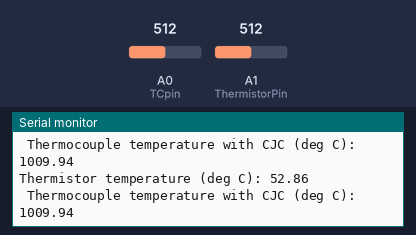
Simulated run of this sketch. Board: Arduino Uno, built with avr-gcc and run on an emulated ATmega328P. On the bench: the last lines printed to the serial monitor. Inputs (shaded band) come from the test bench; at power-on: A0 (TCpin) = 512, A1 (ThermistorPin) = 512.

Above: at 1.8 s.
1.9 s: A0 (TCpin) set to 665
At 2.9 s:
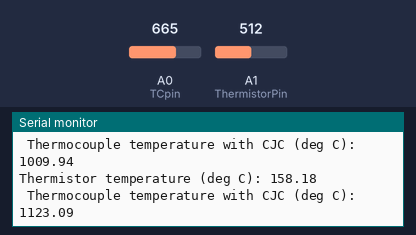
3.4 s: A0 (TCpin) set to 691
At 5.0 s:
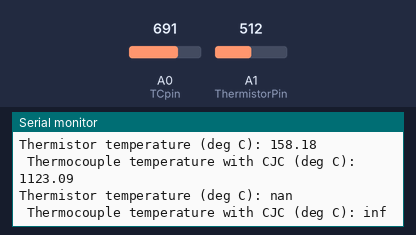

Measured:
- the behaviour switches between 675 and 676 on A0 (TCpin) (found by bisection; images 1 and 2)
- after the input at 1.9 s, the serial monitor: prints a new line after 0.18 s (image 1)
- after the input at 3.4 s, the serial monitor: prints a new line after 0.76 s (image 2)

The sketch:

TwoSensorsTO.ino
```cpp
/* Test program for reading of thermistor, thermocouple and LVDT.
   K-type thermocouple functions written by Arthur Jones using
   official NIST polynomial data from
   https://srdata.nist.gov/its90/download/type_k.tab */

#include <math.h> /* needed for exp() and pow() */

/* It is good practice to define things like pins used at the start
   so that you avoid hard-coded values (magic numbers) in code */
#define TCpin A0
#define ThermistorPin A1

/* Similarly, define any constant values e.g. Vref, B, R0 here to avoid
  need for "magic numbers" in code */

void setup()
{
  Serial.begin(9600);
}

void loop()
{
  /* Put your code here to read ADCs and convert ADC voltages to
  temperatures */

// Define VRef
    double V_ref = 5;

    // Define Thermistor constants
    double T0 = 298.15;
    double R0 = 10000;
    double B = 3975;

    // User input for one pin value to test all outputs
        double Thermistor_ADC = 0;
        Thermistor_ADC = analogRead(TCpin);
        double Thermocouple_ADC = 0;
        Thermocouple_ADC = analogRead(ThermistorPin);

        //Test values
        //Thermistor_ADC = 256;
        //Thermocouple_ADC = 256;


    // Calculate thermistor temperature in degrees C ( Part b, i,ii,iii & v)

        // Call function to convert ADC value to voltage
        double V_ADC = 0;
        V_ADC = ADCToVoltage(V_ref, Thermistor_ADC);

        // Convert voltage to resistance (in ohms)
        double ThermisterResistance = 0;
        ThermisterResistance = (((10 * 3.3) / V_ADC) - 10) * 1000;

        // Convert resistance into temperature (in K)
        double Temperature_Kelvin = 0;
        double Resistance_Logarithm = 0;
        double Temperature_Expression = 0;

        Resistance_Logarithm = log(ThermisterResistance / R0);
        Temperature_Expression = (1 / T0) + (Resistance_Logarithm / B);
        Temperature_Kelvin = pow(Temperature_Expression, -1);


        // Convert temperature from Kelvin to Celcius
        double Temperature_Celcius = 0;
        Temperature_Celcius = KelvinToCelcius(Temperature_Kelvin);

    // Calculate thermocouple temperature in degrees C ( Part c, i - iv)

        // Convert ADC value to voltage


        V_ADC = ADCToVoltage(V_ref, Thermocouple_ADC);

        // Convert voltage to thermocouple voltage
        double ThermocoupleVoltage = 0;
        ThermocoupleVoltage = (V_ADC - 0.35) / 54.4;

        // Calculate compensation EMF (in millivolts)
        double EMF_Comp = 0;
        EMF_Comp = NISTdegCtoMilliVoltsKtype(Temperature_Celcius);

        // Calculate temeperature of thermocouple
        double ThermocoupleTemperature = 0;
        double EMF_Total = 0;
        EMF_Total = ThermocoupleVoltage * 1000 + (EMF_Comp);
        ThermocoupleTemperature = NISTmilliVoltsToDegCKtype(EMF_Total);

  /* Display results.  Don't use printf or formatting etc., they don't work on the Arduino. Just use
     the serial print statements given here, inserting your own code as needed */

  Serial.print("Thermistor temperature (deg C): ");
  Serial.println(Temperature_Celcius);
  Serial.print(" Thermocouple temperature with CJC (deg C): ");
  Serial.println(ThermocoupleTemperature);
  Serial.println("\n");
  delay(1000);
}

/* Write a function to convert ADC value to
   voltage: put it here and use it in your code above*/

double ADCToVoltage(double V_ref, double Thermocouple_ADC)
{

        double V_ADC = 0;
        V_ADC =  V_ref * Thermocouple_ADC / 1024;
        return V_ADC;

}

/* Write a function to convert degrees K to degrees C
Call it from the main() function above */

double KelvinToCelcius(double Temp_K)
{
    double Temp_C = 0;
    Temp_C = Temp_K - 273.15;
    return (Temp_C);
}


/* Under no circumstances change any of the following code, it is fine as it is */
float NISTdegCtoMilliVoltsKtype(float tempDegC)
/* returns EMF in millivolts */
{
    int i;
    float milliVolts = 0;
    if(tempDegC >= -170 && tempDegC < 0)
    {
        const float coeffs[11] =
        {
            0.000000000000E+00,
            0.394501280250E-01,
            0.236223735980E-04,
            -0.328589067840E-06,
            -0.499048287770E-08,
            -0.675090591730E-10,
            -0.574103274280E-12,
            -0.310888728940E-14,
            -0.104516093650E-16,
            -0.198892668780E-19,
            -0.163226974860E-22
        };
        for (i=0; i<=10; i++)
        {
            milliVolts += coeffs[i] * pow(tempDegC,i);
        }
    }
    else if(tempDegC >= 0 && tempDegC <= 1372)
    {
        const float coeffs[10] =
        {
            -0.176004136860E-01,
            0.389212049750E-01,
            0.185587700320E-04,
            -0.994575928740E-07,
            0.318409457190E-09,
            -0.560728448890E-12,
            0.560750590590E-15,
            -0.320207200030E-18,
            0.971511471520E-22,
            -0.121047212750E-25
        };
        const float a0 =  0.118597600000E+00;
        const float a1 = -0.118343200000E-03;
        const float a2 =  0.126968600000E+03;

        for (i=0; i<=9; i++)
        {
            milliVolts += coeffs[i] * pow(tempDegC,i);
        }

        milliVolts += a0*exp(a1*(tempDegC - a2)*(tempDegC - a2));
    }
    else
    {
        milliVolts = 99E9;
    }
    return milliVolts;
}

float NISTmilliVoltsToDegCKtype(float tcEMFmV)
// returns temperature in deg C.
{

        int i, j;
        float tempDegC = 0;
        const float coeffs[11][3] =
        {
          {0.0000000E+00,  0.000000E+00, -1.318058E+02},
         {2.5173462E+01,  2.508355E+01,  4.830222E+01},
         {-1.1662878E+00,  7.860106E-02, -1.646031E+00},
         {-1.0833638E+00, -2.503131E-01,  5.464731E-02},
         {-8.9773540E-01,  8.315270E-02, -9.650715E-04},
         {-3.7342377E-01, -1.228034E-02,  8.802193E-06},
         {-8.6632643E-02,  9.804036E-04, -3.110810E-08},
         {-1.0450598E-02, -4.413030E-05,  0.000000E+00},
         {-5.1920577E-04,  1.057734E-06,  0.000000E+00},
         {0.0000000E+00, -1.052755E-08,  0.000000E+00}
       };
       if(tcEMFmV >=-5.891 && tcEMFmV <=0 )
       {
           j=0;
       }
       else if (tcEMFmV > 0 && tcEMFmV <=20.644  )
       {
           j=1;
       }
       else if (tcEMFmV > 20.644 && tcEMFmV <=54.886  )
       {
           j=2;
       }
       else
       {
           return 99E99;
       }

       for (i=0; i<=9; i++)
        {
            tempDegC += coeffs[i][j] * pow(tcEMFmV,i);
        }
    return tempDegC;
}
```
